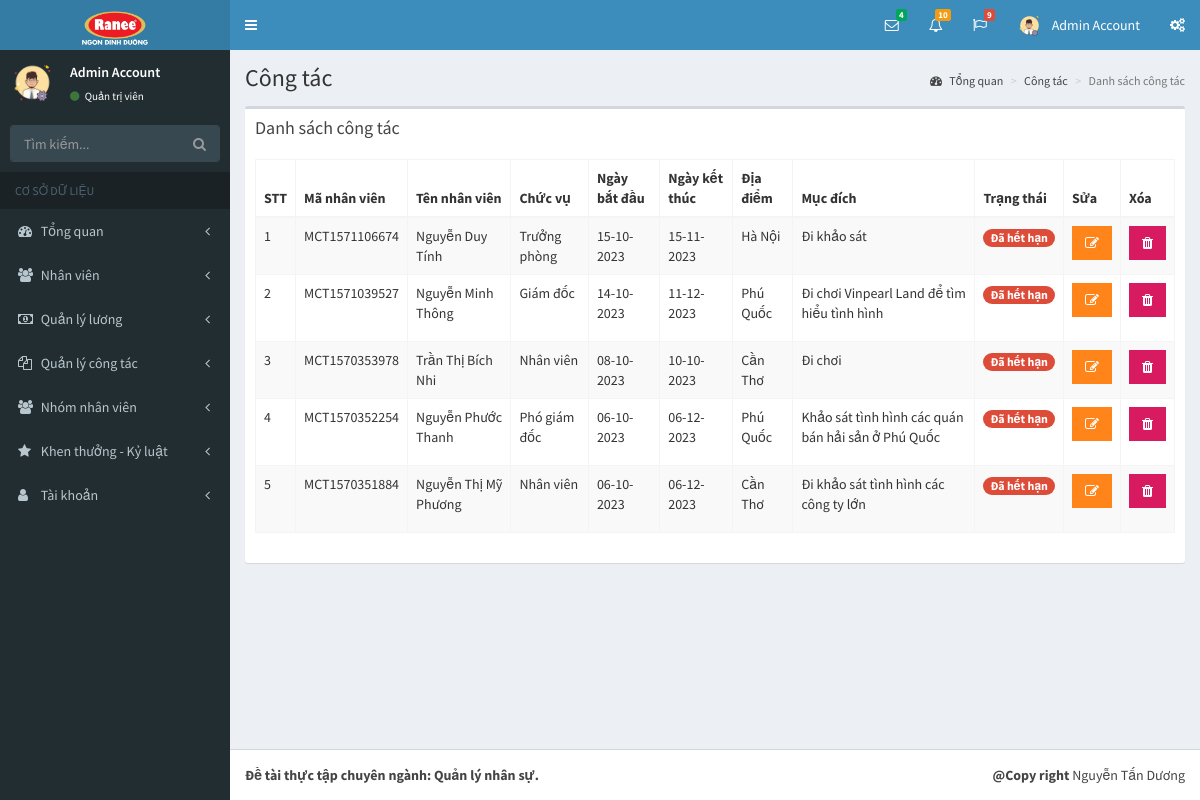
The app's page /pages/danh-sach-cong-tac.php (signed in) with its own data.
### tables this page shows
CREATE TABLE `tai_khoan` (
  `id` int(11) NOT NULL,
  `ho` varchar(50) NOT NULL,
  `ten` varchar(50) NOT NULL,
  `hinh_anh` varchar(50) NOT NULL,
  `email` varchar(50) NOT NULL,
  `mat_khau` varchar(50) NOT NULL,
  `so_dt` varchar(50) NOT NULL,
  `quyen` tinyint(1) NOT NULL,
  `trang_thai` tinyint(1) NOT NULL,
  `truy_cap` int(11) NOT NULL,
  `ngay_tao` datetime NOT NULL,
  `ngay_sua` datetime NOT NULL
);

CREATE TABLE `nhanvien` (
  `id` int(11) NOT NULL,
  `ma_nv` varchar(50) NOT NULL,
  `hinh_anh` varchar(255) NOT NULL,
  `ten_nv` varchar(255) NOT NULL,
  `biet_danh` varchar(255) NOT NULL,
  `gioi_tinh` tinyint(1) NOT NULL,
  `ngay_sinh` date NOT NULL,
  `noi_sinh` varchar(255) NOT NULL,
  `hon_nhan_id` int(11) NOT NULL,
  `so_cmnd` varchar(50) NOT NULL,
  `noi_cap_cmnd` varchar(255) NOT NULL,
  `ngay_cap_cmnd` date NOT NULL,
  `nguyen_quan` varchar(255) NOT NULL,
  `quoc_tich_id` int(11) NOT NULL,
  `ton_giao_id` int(11) NOT NULL,
  `dan_toc_id` int(11) NOT NULL,
  `ho_khau` varchar(255) NOT NULL,
  `tam_tru` varchar(255) NOT NULL,
  `loai_nv_id` int(11) NOT NULL,
  `trinh_do_id` int(11) NOT NULL,
  `chuyen_mon_id` int(11) NOT NULL,
  `bang_cap_id` int(11) NOT NULL,
  `phong_ban_id` int(11) NOT NULL,
  `chuc_vu_id` int(11) NOT NULL,
  `trang_thai` tinyint(1) NOT NULL,
  `nguoi_tao_id` int(11) NOT NULL,
  `ngay_tao` datetime NOT NULL,
  `nguoi_sua_id` int(11) NOT NULL,
  `ngay_sua` datetime NOT NULL
);

CREATE TABLE `cong_tac` (
  `id` int(11) NOT NULL,
  `ma_cong_tac` varchar(255) NOT NULL,
  `nhanvien_id` int(11) NOT NULL,
  `ngay_bat_dau` date NOT NULL,
  `ngay_ket_thuc` date NOT NULL,
  `dia_diem` varchar(255) NOT NULL,
  `muc_dich` varchar(500) NOT NULL,
  `ghi_chu` varchar(500) NOT NULL,
  `nguoi_tao` varchar(255) NOT NULL,
  `ngay_tao` datetime NOT NULL,
  `nguoi_sua` varchar(255) NOT NULL,
  `ngay_sua` datetime NOT NULL
);

CREATE TABLE `chuc_vu` (
  `id` int(11) NOT NULL,
  `ma_chuc_vu` varchar(50) NOT NULL,
  `ten_chuc_vu` varchar(255) NOT NULL,
  `luong_ngay` double NOT NULL,
  `ghi_chu` varchar(255) NOT NULL,
  `nguoi_tao` varchar(50) NOT NULL,
  `ngay_tao` datetime NOT NULL,
  `nguoi_sua` varchar(50) NOT NULL,
  `ngay_sua` datetime NOT NULL
);

### pages/danh-sach-cong-tac.php (the view, shortened to what this page needs)
<?php
if(isset($_SESSION['username']) && isset($_SESSION['level']))
{
  include('../layouts/header.php');
  include('../layouts/topbar.php');
  include('../layouts/sidebar.php');
  $showData = "SELECT ct.id as id, ma_cong_tac, ten_nv, ten_chuc_vu, ngay_bat_dau, ngay_ket_thuc, dia_diem, muc_dich FROM  nhanvien nv, chuc_vu cv, cong_tac ct WHERE nv.chuc_vu_id = cv.id AND nv.id = ct.nhanvien_id ORDER BY ct.ngay_tao DESC";
  $result = mysqli_query($conn, $showData);
  $arrShow = array();
  while ($row = mysqli_fetch_array($result)) {
    $arrShow[] = $row;
  }
?>
  <div class="content-wrapper">
    <section class="content-header">
      <h1>
        Công tác
      </h1>
      <ol class="breadcrumb">
        <li><a href="index.php?p=index&a=statistic"><i class="fa fa-dashboard"></i> Tổng quan</a></li>
        <li><a href="danh-sach-cong-tac.php?p=collaborate&a=list-collaborate">Công tác</a></li>
        <li class="active">Danh sách công tác</li>
      </ol>
    </section>
    <section class="content">
      <div class="row">
        <div class="col-xs-12">
          <div class="box">
            <div class="box-header">
              <h3 class="box-title">Danh sách công tác</h3>
            </div>
            <div class="box-body">
              <div class="table-responsive">
                <table id="example1" class="table table-bordered table-striped">
                  <thead>
                  <tr>
                    <th>STT</th>
                    <th>Mã nhân viên</th>
                    <th>Tên nhân viên</th>
                    <th>Chức vụ</th>
                    <th>Ngày bắt đầu</th>
                    <th>Ngày kết thúc</th>
                    <th>Địa điểm</th>
                    <th>Mục đích</th>
                    <th>Trạng thái</th>
                    <th>Sửa</th>
                    <th>Xóa</th>
                  </tr>
                  </thead>
                  <tbody>
                  <?php
                    $count = 1;
                    foreach ($arrShow as $arrS)
                    {
                  ?>
                      <tr>
                        <td><?php echo $count; ?></td>
                        <td><?php echo $arrS['ma_cong_tac']; ?></td>
                        <td><?php echo $arrS['ten_nv']; ?></td>
                        <td><?php echo $arrS['ten_chuc_vu']; ?></td>
                        <td><?php echo date_format(date_create($arrS['ngay_bat_dau']), 'd-m-Y'); ?></td>
                        <td><?php echo date_format(date_create($arrS['ngay_ket_thuc']), 'd-m-Y'); ?></td>
                        <td><?php echo $arrS['dia_diem']; ?></td>
                        <td><?php echo $arrS['muc_dich']; ?></td>
                        <?php
                          $ngayHienTai = date("Y-m-d H:i:s");
                          $ngayHetHan = $arrS['ngay_ket_thuc'];
                          if($ngayHienTai < $ngayHetHan)
                          {
                            echo '<td><span class="badge bg-blue"> Đang công tác </span></td>';
                          }
                          else
                          {
                            echo '<td><span class="badge bg-red"> Đã hết hạn </span></td>';
                          }
                        ?>
                        <td>
                          <?php
                            if($row_acc['quyen'] == 1)
                            {
                              echo "<form method='POST'>";
                              echo "<button type='submit' class='btn bg-orange btn-flat'  name='edit'><i class='fa fa-edit'></i></button>";
                              echo "</form>";
                            }
                            else
                            {
                              echo "<button type='button' class='btn bg-orange btn-flat' disabled><i class='fa fa-edit'></i></button>";
                            }
                          ?>
                        </td>
                        <td>
                          <?php
                            if($row_acc['quyen'] == 1)
                            {
                              echo "<button type='button' class='btn bg-maroon btn-flat' data-toggle='modal' data-target='#exampleModal' data-whatever='".$arrS['id']."'><i class='fa fa-trash'></i></button>";
                            }
                            else
                            {
                              echo "<button type='button' class='btn bg-maroon btn-flat' disabled><i class='fa fa-trash'></i></button>";
                            }
                          ?>
                        </td>
                      </tr>
                  <?php
                      $count++;
                    }
                  ?>
                  </tbody>
                </table>
              </div>
            </div>
          </div>
        </div>
      </div>
    </section>
  </div>
<?php
  include('../layouts/footer.php');
}
else
{
  header('Location: dang-nhap.php');
}
?>

### layouts/topbar.php (shortened to what this page needs)
<body class="hold-transition skin-blue sidebar-mini">
<div class="wrapper">
  <header class="main-header">
    <a href="index.php?p=index&a=statistic" class="logo">
      <span class="logo-lg"><img src="../dist/images/logo.png" alt=""></span>
    </a>
    <nav class="navbar navbar-static-top">
      <a href="#" class="sidebar-toggle" data-toggle="push-menu" role="button">
      </a>
      <div class="navbar-custom-menu">
        <ul class="nav navbar-nav">
          <li class="dropdown messages-menu">
            <a href="#" class="dropdown-toggle" data-toggle="dropdown">
              <i class="fa fa-envelope-o"></i>
              <span class="label label-success">4</span>
            </a>
          </li>
          <li class="dropdown notifications-menu">
            <a href="#" class="dropdown-toggle" data-toggle="dropdown">
              <i class="fa fa-bell-o"></i>
              <span class="label label-warning">10</span>
            </a>
          </li>
          <li class="dropdown tasks-menu">
            <a href="#" class="dropdown-toggle" data-toggle="dropdown">
              <i class="fa fa-flag-o"></i>
              <span class="label label-danger">9</span>
            </a>
          </li>
          <li class="dropdown user user-menu">
            <a href="#" class="dropdown-toggle" data-toggle="dropdown">
              <img src="../uploads/images/<?php echo $row_acc['hinh_anh']; ?>" class="user-image" alt="User Image">
              <span class="hidden-xs"><?php echo $row_acc['ten']; ?> <?php echo $row_acc['ho']; ?></span>
            </a>
          </li>
          <li>
            <a href="#" data-toggle="control-sidebar"><i class="fa fa-gears"></i></a>
          </li>
        </ul>
      </div>
    </nav>
  </header>

### layouts/sidebar.php (shortened to what this page needs)
<aside class="main-sidebar">
  <section class="sidebar">
    <div class="user-panel">
      <div class="pull-left image">
        <img src="../uploads/images/<?php echo $row_acc['hinh_anh']; ?>" class="img-circle" alt="User Image">
      </div>
      <div class="pull-left info">
        <p>
          <?php echo $row_acc['ten']; ?> <?php echo $row_acc['ho']; ?>
        </p>
        <a href="#"><i class="fa fa-circle text-success"></i>
          <?php
            if($row_acc['quyen'] == 1)
            {
              echo "Quản trị viên";
            }
            else
            {
              echo "Nhân viên";
            }
          ?>
        </a>
      </div>
    </div>
    <form action="#" method="get" class="sidebar-form">
      <div class="input-group">
        <input type="text" name="q" class="form-control" placeholder="Tìm kiếm...">
        <span class="input-group-btn">
              <button type="submit" name="search" id="search-btn" class="btn btn-flat"><i class="fa fa-search"></i>
              </button>
            </span>
      </div>
    </form>
    <ul class="sidebar-menu" data-widget="tree">
      <li class="header">CƠ SỞ DỮ LIỆU</li>
      <li class="<?php if($p == 'index') echo 'active'; ?> treeview">
        <a href="#">
          <i class="fa fa-dashboard"></i> <span>Tổng quan</span>
          <span class="pull-right-container">
            <i class="fa fa-angle-left pull-right"></i>
          </span>
        </a>
      </li>
      <li class="<?php if($p == 'staff') echo 'active'; ?> treeview">
        <a href="#">
          <i class="fa fa-users"></i>
          <span>Nhân viên</span>
          <span class="pull-right-container">
            <i class="fa fa-angle-left pull-right"></i>
          </span>
        </a>
      </li>
      <li class="<?php if($p == 'salary') echo 'active'; ?> treeview">
        <a href="#">
          <i class="fa fa-money"></i>
          <span>Quản lý lương</span>
          <span class="pull-right-container">
            <i class="fa fa-angle-left pull-right"></i>
          </span>
        </a>
      </li>
      <li class="<?php if($p == 'collaborate') echo 'active'; ?> treeview">
        <a href="#">
          <i class="fa fa-files-o"></i>
          <span>Quản lý công tác</span>
          <span class="pull-right-container">
            <i class="fa fa-angle-left pull-right"></i>
          </span>
        </a>
      </li>
      <li class="<?php if($p == 'group') echo 'active'; ?> treeview">
        <a href="#">
          <i class="fa fa-users"></i> <span>Nhóm nhân viên</span>
          <span class="pull-right-container">
            <i class="fa fa-angle-left pull-right"></i>
          </span>
        </a>
      </li>
      <li class="<?php if($p == 'bonus-discipline') echo 'active'; ?> treeview">
        <a href="#">
          <i class="fa fa-star"></i> <span>Khen thưởng - Kỷ luật</span>
          <span class="pull-right-container">
            <i class="fa fa-angle-left pull-right"></i>
          </span>
        </a>
      </li>
      <li class="<?php if($p == 'account') echo 'active'; ?> treeview">
        <a href="#">
          <i class="fa fa-user"></i> <span>Tài khoản</span>
          <span class="pull-right-container">
            <i class="fa fa-angle-left pull-right"></i>
          </span>
        </a>
      </li>
    </ul>
  </section>
</aside>

### records on screen
tai_khoan: hinh_anh (picture), ten "Admin", ho "Account"
nhanvien: cong_tac.ma_cong_tac "MCT1571106674", ten_nv "Nguyễn Duy Tính", chuc_vu.ten_chuc_vu "Trưởng phòng", cong_tac.ngay_bat_dau "15-10-2023", cong_tac.ngay_ket_thuc "15-11-2023", cong_tac.dia_diem "Hà Nội", cong_tac.muc_dich "Đi khảo sát"
nhanvien: cong_tac.ma_cong_tac "MCT1571039527", ten_nv "Nguyễn Minh Thông", chuc_vu.ten_chuc_vu "Giám đốc", cong_tac.ngay_bat_dau "14-10-2023", cong_tac.ngay_ket_thuc "11-12-2023", cong_tac.dia_diem "Phú Quốc", cong_tac.muc_dich "Đi chơi Vinpearl Land để tìm hiểu tình hình"
nhanvien: cong_tac.ma_cong_tac "MCT1570353978", ten_nv "Trần Thị Bích Nhi", chuc_vu.ten_chuc_vu "Nhân viên", cong_tac.ngay_bat_dau "08-10-2023", cong_tac.ngay_ket_thuc "10-10-2023", cong_tac.dia_diem "Cần Thơ", cong_tac.muc_dich "Đi chơi"
nhanvien: cong_tac.ma_cong_tac "MCT1570352254", ten_nv "Nguyễn Phước Thanh", chuc_vu.ten_chuc_vu "Phó giám đốc", cong_tac.ngay_bat_dau "06-10-2023", cong_tac.ngay_ket_thuc "06-12-2023", cong_tac.dia_diem "Phú Quốc", cong_tac.muc_dich "Khảo sát tình hình các quán bán hải sản ở Phú Quốc"
nhanvien: cong_tac.ma_cong_tac "MCT1570351884", ten_nv "Nguyễn Thị Mỹ Phương", chuc_vu.ten_chuc_vu "Nhân viên", cong_tac.ngay_bat_dau "06-10-2023", cong_tac.ngay_ket_thuc "06-12-2023", cong_tac.dia_diem "Cần Thơ", cong_tac.muc_dich "Đi khảo sát tình hình các công ty lớn"
